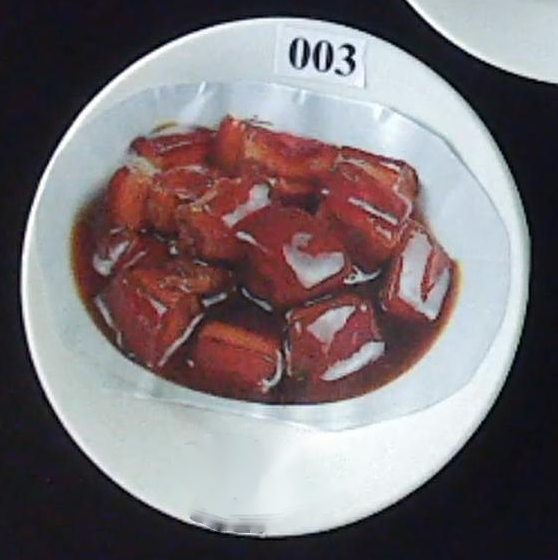
#> input picture number.png, 558 x 560 px
$ python -i ImageHandle.py   (imports and definitions only)
#> lines starting #> are read from the running program, lines starting #| are printed output that depends on the picture; after the words box and inside, x2 and y2 are one past the last pixel; in counts of white or black regions, pixels touching at a corner belong together
#> further down, picture is the input picture: shape (560, 558, 3); mean B, G, R 117.6, 114, 122.7
import cv2
import base64
import numpy as np


def splitImg(image):
    # 先将图像转化成灰度，再转化成二值图像
    mask = cv2.cvtColor(image.copy(), cv2.COLOR_BGR2GRAY)
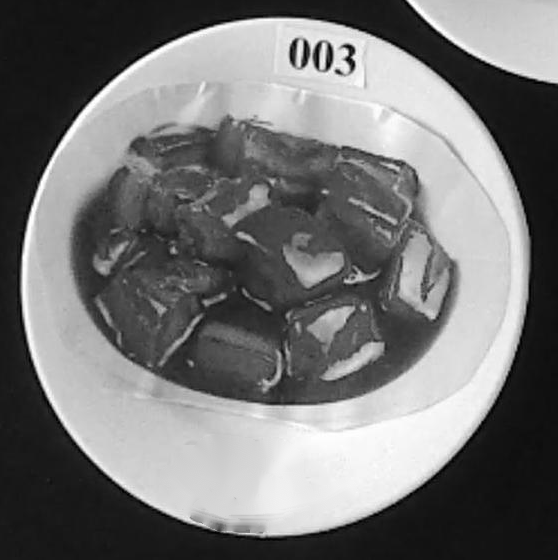
#> mask: shape (560, 558); min 0, max 255, mean 117
    _, mask = cv2.threshold(mask, 125, 255, cv2.THRESH_BINARY)
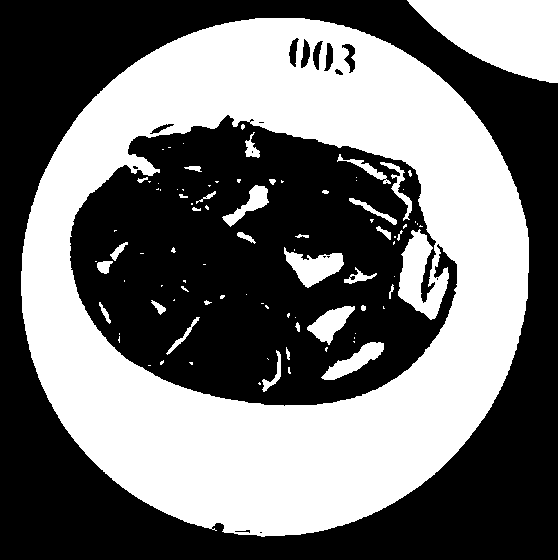
#> mask: shape (560, 558); 44.5% white; 91 white regions (58 under 20 px)
    # 检测边缘
    contours, _ = cv2.findContours(mask, cv2.RETR_EXTERNAL, cv2.CHAIN_APPROX_SIMPLE)
#> contours = 2 contours; box (x1, y1, x2, y2) and area: (21, 18, 529, 537) 206050, (407, 0, 558, 83) 8026
    images = []
    locs = []
    for c in contours:
        _, r = cv2.minEnclosingCircle(c)  # 找到最小圆，并返回圆心坐标和半径
        x, y, w, h = cv2.boundingRect(c)
        # x, y, r = (int(x), int(y), int(r))
        if 100 < r < 300:
            img_cut = image[y: y + h, x: x + w]
            # cv2.imwrite('img_cut.jpg', img_cut)
            images.append(img_cut)
            locs.append((x, y, w, h))
#> this loop made 2 passes
#> (r, x, y, w, h) on passes 1 to 2: (260.7, 21, 18, 508, 519), (85.48, 407, 0, 151, 83)
#> pass 1, in splitImg, `img_cut = image[y: y + h, x: x + w]`:
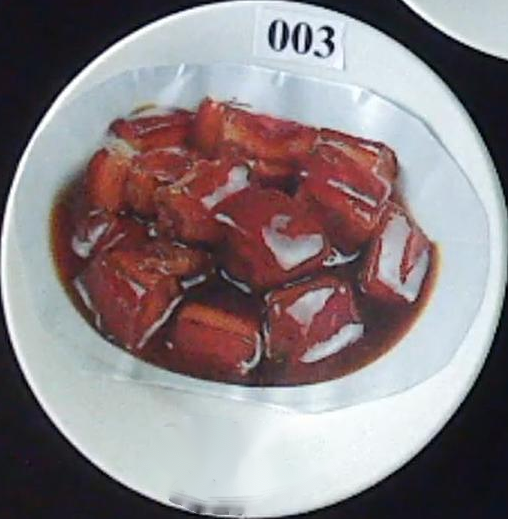
#> img_cut: shape (519, 508, 3); mean B, G, R 131, 128.2, 138.5
#> after the loop, images = 1 item; locs = [(21, 18, 508, 519)]
    return images, locs


def CVEncodeb64(image):
    encoded, buffer = cv2.imencode('.jpg', image)
    return base64.b64encode(buffer)


def b64DecodeCV(image):
    img = base64.b64decode(image)
    npimg = np.frombuffer(img, dtype=np.uint8)
    return cv2.imdecode(npimg, 1)


# [19 lines of commented-out code are left out]


def sortImgByHX711(images, locs, got_weight):
    sync_images = [None, None, None]
    locs_x = np.array(locs)[:, 0]
    # 根据locs_x的大小逆序对images排序
    images = np.array(images)[locs_x.argsort()[::-1]].tolist()
    index = 0
    for i in range(got_weight.size):
        if not got_weight[i]:
            continue
        sync_images[i] = images[index]
        index += 1
    return sync_images

>>> import cv2
>>> picture = cv2.imread('number.png')
>>> result = splitImg(picture)
